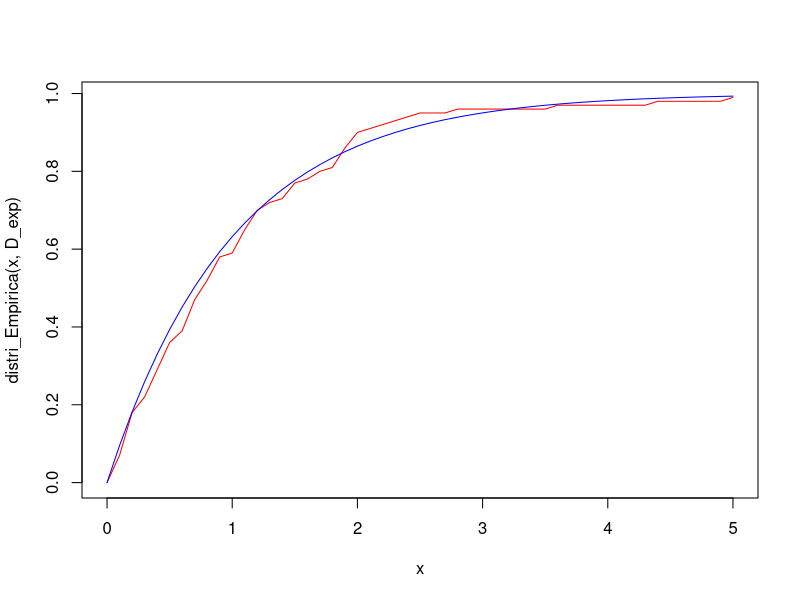
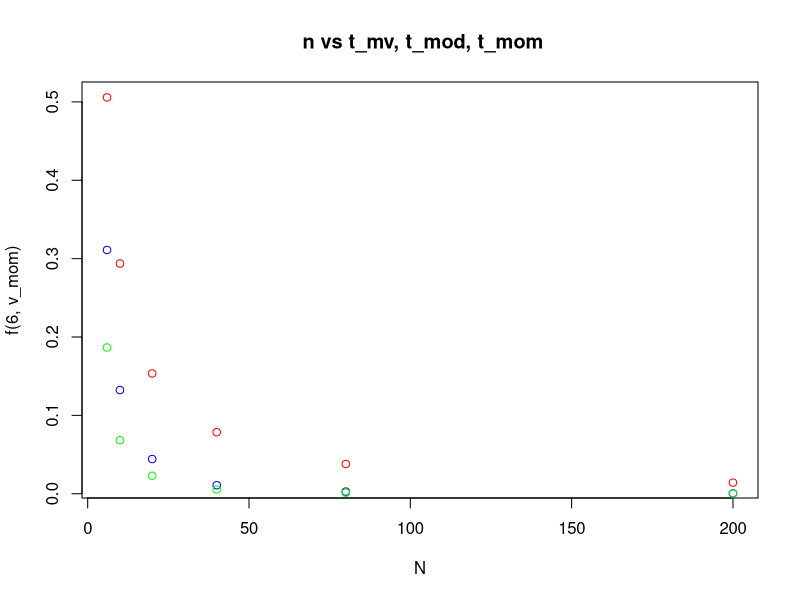
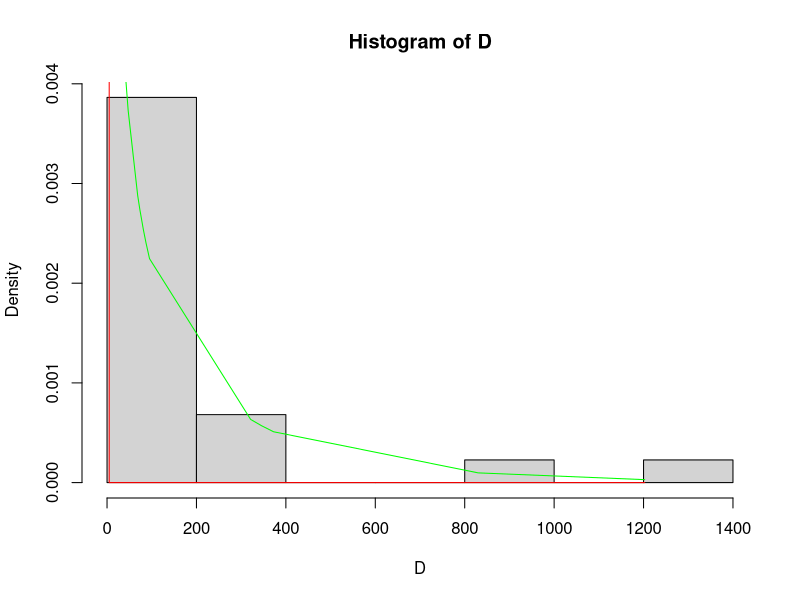

Write the R code that produced these figures, in order.
## ---- chunk 1
D = c(1.53,1.65,1.83,1.62,1.75,1.72,1.68,1.65,1.61,1.7,1.6,1.73,1.61,1.52,1.81,1.72,1.5,1.51,1.65,1.58,1.82,1.65,1.72,1.65)
## ---- chunk 2
t_EMV = function(D){
  mu = mean(D)
  return( c(mu, sum((D-mu)^2)/length(D)) )
}
print(t_EMV(D))
## ---- chunk 3
filtro_D = D[D < 1.73]
print(t_EMV(filtro_D))
## ---- chunk 4
D_exp = rexp(100,1)

distri_Empirica = function(V,D){
  return = 1:length(V)
  for (i in 1:length(V)) {
    res = 0
    for (d in D) {
      if(d <= V[i]) res = res + 1
    }
    return[i] = res / length(D)
  }
  return(return)
}
exp_1 = function(V){
  re = 1:length(V)
  for(i in 1:length(V)){
    re[i] = 1 - exp(-V[i])
  }
  return(re) 
}
x = seq(0,5,0.1)

plot(x,distri_Empirica(x,D_exp),type = "l", col = "red", xlab = "x", main = "")
lines(x,exp_1(x),type = "l",col="blue")
## ---- chunk 5
est_mom = function(D){
  return( 1/mean(D) )
}
print(est_mom(D_exp))
## ---- chunk 6

## ---- chunk 7
n = 6
D = runif(n,0,3)

est_MV = function(D) return(max(D))
est_mom = function(D) return(2*mean(D))
est_mod = function(D) return(max(D)*(length(D)+1)/length(D))
print(est_mod(D))
print(est_mom(D))
print(est_MV(D))
## ---- chunk 8
m = 1000 
N =  c(6,10,20,40,80,200)

v_mom = matrix(nrow=m,ncol = 6)
v_mod = matrix(nrow=m,ncol = 6)
v_mv  = matrix(nrow=m,ncol = 6)
for(i in 1:length(N)){
  iterator = 1
  while (iterator <= m) {
  D = runif(N[i],0,3)
  
  v_mom[iterator,i] = 2*mean(D)
  v_mv[iterator,i] = max(D)
  v_mod[iterator,i] = max(D) * (N[i]+1)/N[i]
  iterator = iterator + 1   
  }
}


## ---- chunk 9
ECM = function(t){
  return (sum((t-3)^2) / m)
}
f = function(n,D){
  res = 1:n
  for(i in 1:n){
    res[i] = ECM(D[,i])
  }
  return(res)
}

plot(N,f(6,v_mom),col="red",main = " n vs t_mv, t_mod, t_mom")
lines(N,f(6,v_mv),col= "blue",type="p")
lines(N,f(6,v_mod),col= "green",type = "p")
## ---- chunk 10
D = c(26.1,26.3,87,95,372.4,0.01,73.3,24.4,11.5,321.2,68.5,81.2,47.3,28.6,830.1,345.5,1202.6,36.6,4.9,4.9,41.1,29)  
## ---- chunk 11
library("MASS")

est_momentos = function(D){
  n = length(D)
  alpha = sum(D)^2 / ( n*sum(D^2) - sum(D)^2 )
  lambda = sum(D) / (sum(D^2) - (sum(D)^2 / n) )
  return(c(alpha,lambda))
}

est_mv = fitdistr(D,densfun = "gamma")
## ---- chunk 12
res = 0
for(i in 1:length(D)){
  if(D[i]>=100) res =res+1
}
res/length(D)
## ---- chunk 13
alpha_m = est_momentos(D)[1]
lambda_m = est_momentos(D)[2]
alpha_mv = as.numeric(est_mv$estimate[1])
rate_mv = as.numeric(est_mv$estimate[2])
hist(D, freq = FALSE)
lines(sort(D),dgamma(sort(D), alpha_m, 1/lambda_m), col = "red")
lines(sort(D),dgamma(sort(D), alpha_mv,rate_mv), col = "green")
## ---- chunk 14
A = c(1.49,1.12,1.08,0.65,0.98,0.86,0.41,0.91,0.85,0.25,0.78,0.3,1.41,0.18,0.52,0.4,0.69,0.81,0.37,0.73)
B = c(1.31,0.96,1.32,1.41,1.15,0.34,1.16,1.29,1.25,1.18,0.27,0.57,0.66,0.67,1.34,0.47,1.07,1.13,0.25)

a_emv = sqrt(2/mean(A))
b_emv = max(B)


